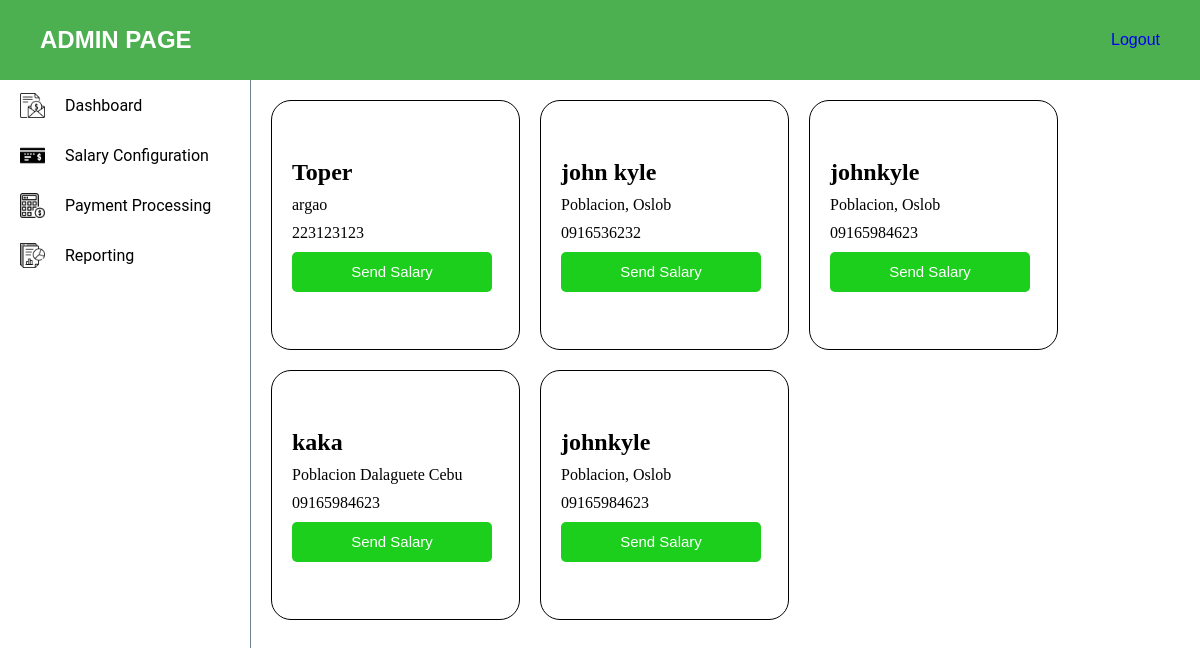
The app's page /payment-proc with its own data.
### myapp/models.py (models this page shows, shortened)
class Employee(AbstractUser):
    name = models.CharField(max_length=255)
    email = models.EmailField()
    contact = models.CharField(max_length=15)
    address = models.TextField()
    username = models.CharField(max_length=255, unique=True)
    password = models.CharField(max_length=128)
    groups = models.ManyToManyField('auth.Group', related_name='employee_groups', blank=True)
    user_permissions = models.ManyToManyField('auth.Permission', related_name='employee_permissions', blank=True)

### myapp/views.py (the view)
# urls.py: path("payment-proc", views.payment_proc, name="payment_proc"),
def payment_proc(request):
    employees = Employee.objects.all()
    return render(request, "admin-view/payment-proc/payment-proc.html", {
        'employees' : employees
    })

### myapp/templates/admin-view/payment-proc/payment-proc.html (shortened to what this page needs)
{% load static %}
<!DOCTYPE html>
<html lang="en">
<head>
    <link rel="stylesheet" href="{% static 'css/navbar.css' %}">
    <link rel="stylesheet" href="{% static 'css/admin.css' %}">
    <link rel="stylesheet" href="{% static 'css/payment-proc.css' %}">
</head>
<body>
    <div class="admin-header">
        <h2>ADMIN PAGE</h2>
        <a href="{% url 'user_login' %}">Logout</a>
    </div>
    <div class="page-content">
        <aside class="aside-content">
            <ul class="aside-nav">
                <a class="aside-nav-items" href="{% url 'admin_view' %}">
                    <img class="sidenav-logo" src="{% static 'images/salary.png' %}" alt="logo">
                    Dashboard
                </a>
                <a class="aside-nav-items" href="{% url 'salary_config' %}">
                    <img class="sidenav-logo" src="{% static 'images/bank-check.png' %}" alt="logo">
                    Salary Configuration
                </a>
                <a class="aside-nav-items" href="{% url 'payment_proc' %}">
                    <img class="sidenav-logo" src="{% static 'images/calculator.png' %}" alt="logo">
                    Payment Processing
                </a>
                <a class="aside-nav-items" href="{% url 'reporting' %}">
                    <img class="sidenav-logo" src="{% static 'images/report.png' %}" alt="logo">
                    Reporting
                </a>
            </ul>
        </aside>
        <section class="admin-content">
            <div class="payment-proc">
                <div class="card-container">
                    {% for employee in employees %}
                        <div class="card-content">
                            <h1>{{ employee.name }}</h1>
                            <p>{{ employee.address }}</p>
                            <p>{{ employee.contact }}</p>
                            <button>Send Salary</button>
                        </div>
                    {% endfor %}
                </div>
            </div>
        </section>
    </div>
</body>
</html>

### myapp/static/css/navbar.css (style rules this page uses)
* { box-sizing: border-box; padding: 0; margin: 0; }
.page-content { height: calc(100vh - 160px); width: 100vw; display: flex; flex-direction: row; }
.aside-content { height: calc(100vh - 80px); width: 250px; }
.aside-nav { display: flex; flex-direction: column; }
.aside-nav-items { list-style-type: none; width: 250px; height: 50px; display: flex; justify-content: flex-start; align-items: center; font-family: 'Roboto', sans-serif; color: black; align-self: flex-start; margin-left: 20px; }
.sidenav-logo { height: 25px; width: 25px; margin-right: 20px; }
a { text-decoration: none; }

### myapp/static/css/admin.css (style rules this page uses)
* { box-sizing: border-box; padding: 0; margin: 0; }
.admin-header { height: 80px; width: 100vw; background-color: #4CAF50; display: flex; justify-content: space-between; align-items: center; padding: 0 40px 0 40px; font-family: 'Popppins', sans-serif; color: white; }
.admin-content { height: calc(100vh - 80px); width: calc(100vw - 250px); border-left: solid 1px; border-color: slategray; overflow-y: auto; scrollbar-width: thin; scrollbar-color: #ccc #f0f0f0; }

### myapp/static/css/payment-proc.css (style rules this page uses)
* { box-sizing: border-box; margin: 0; padding: 0; }
.card-container { display: flex; flex-wrap: wrap; padding: 20px; gap: 20px; }
.card-content { height: 250px; width: 249px; border: solid black 1px; border-radius: 20px; display: flex; flex-direction: column; justify-content: center; align-items: flex-start; padding: 20px; gap: 10px; }
.card-content button { height: 40px; width: 200px; background-color: rgb(29, 207, 29); border-radius: 5px; color: white; border: none; cursor: pointer; font-size: 15px; }

### records on screen
Employee: name "Toper", address "argao", contact "223123123"
Employee: name "john kyle", address "Poblacion, Oslob", contact "0916536232"
Employee: name "johnkyle", address "Poblacion, Oslob", contact "09165984623"
Employee: name "kaka", address "Poblacion Dalaguete Cebu", contact "09165984623"
Employee: name "johnkyle", address "Poblacion, Oslob", contact "09165984623"
